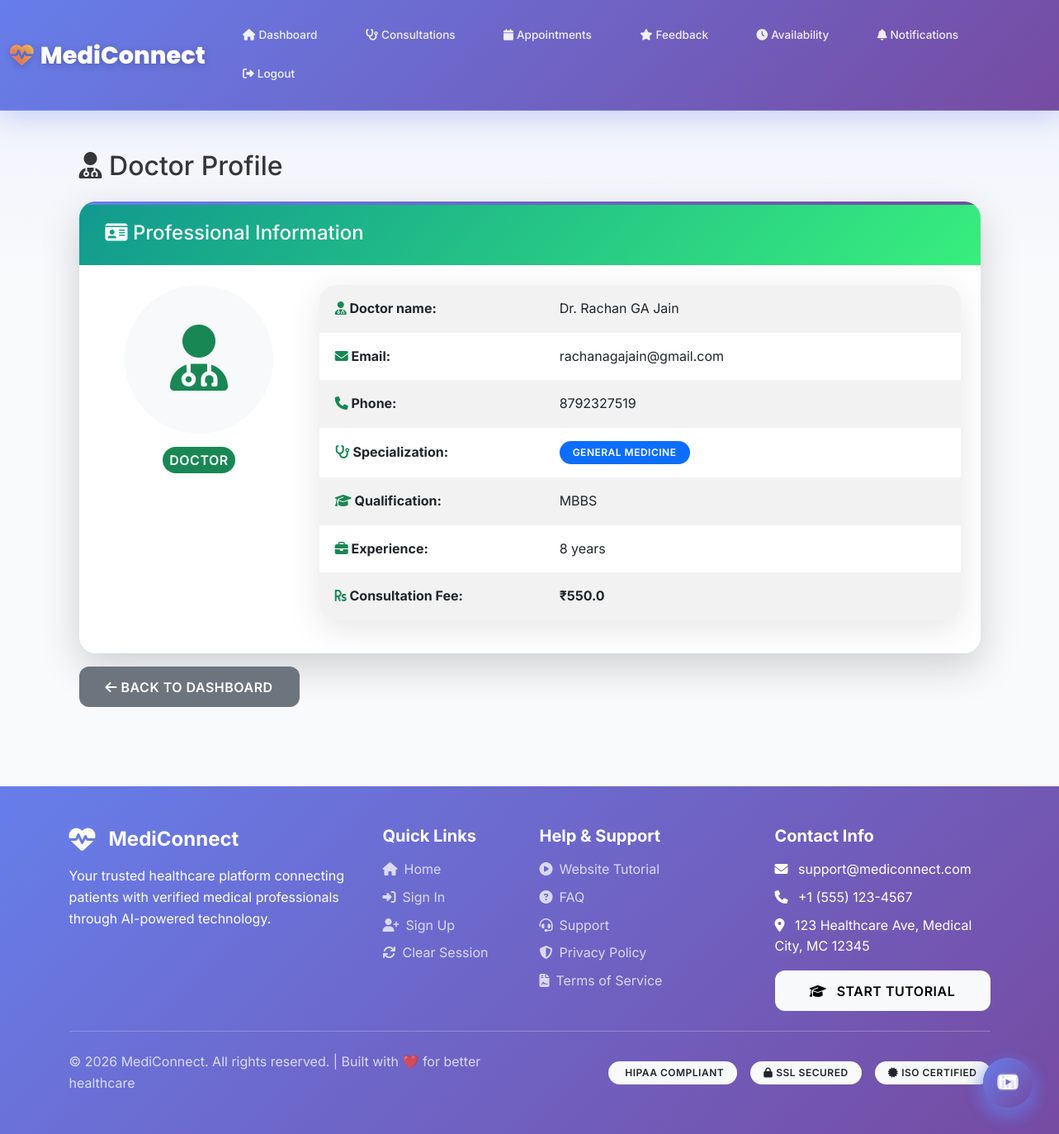
/doctor/profile (signed in), run on the app's committed database.
### tables this page shows
CREATE TABLE users (
        id INTEGER PRIMARY KEY AUTOINCREMENT,
        name TEXT NOT NULL,
        email TEXT UNIQUE NOT NULL,
        password TEXT NOT NULL,
        role TEXT NOT NULL,
        phone TEXT,
        address TEXT,
        age INTEGER,
        gender TEXT,
        created_at TIMESTAMP DEFAULT CURRENT_TIMESTAMP
    , account_status VARCHAR(20) DEFAULT 'active');

CREATE TABLE doctors (
        id INTEGER PRIMARY KEY AUTOINCREMENT,
        user_id INTEGER,
        specialization TEXT,
        qualification TEXT,
        experience INTEGER,
        consultation_fee REAL,
        available BOOLEAN DEFAULT 1, verification_id TEXT, verification_status TEXT DEFAULT 'Pending', degree_certificate_path VARCHAR(500), council_registration_path VARCHAR(500), documents_uploaded BOOLEAN DEFAULT 0, verification_notes TEXT,
        FOREIGN KEY (user_id) REFERENCES users(id)
    );

### app.py (the view)
@app.route('/doctor/profile')
@login_required
@role_required('doctor')
def doctor_profile():
    conn = get_db()
    user = conn.execute('SELECT * FROM users WHERE id = ?', (session['user_id'],)).fetchone()
    doctor = conn.execute('SELECT * FROM doctors WHERE user_id = ?', (session['user_id'],)).fetchone()
    conn.close()
    return render_template('doctor_profile.html', user=user, doctor=doctor)

### app.py (called while the page is built)
def get_db():
    conn = sqlite3.connect('medical.db')
    conn.row_factory = sqlite3.Row
    return conn

def login_required(f):
    @wraps(f)
    def decorated_function(*args, **kwargs):
        if 'user_id' not in session:
            flash('Please login first', 'warning')
            return redirect(url_for('signin_as'))
        if 'last_activity' in session:
            last_activity = datetime.fromisoformat(session['last_activity'])
            if datetime.now() - last_activity > timedelta(minutes=30):
                session.clear()
                flash('Session expired due to inactivity. Please login again.', 'warning')
                return redirect(url_for('signin_as'))
        session['last_activity'] = datetime.now().isoformat()
        session.permanent = True
        return f(*args, **kwargs)
    return decorated_function

def role_required(role):
    def decorator(f):
        @wraps(f)
        def decorated_function(*args, **kwargs):
            if 'role' not in session or session['role'] != role:
                flash('Access denied', 'danger')
                return redirect(url_for('signin_as'))
            return f(*args, **kwargs)
        return decorated_function
    return decorator

### templates/doctor_profile.html (shortened to what this page needs)
{% extends "base_clean.html" %}
{% block content %}
<div class="container">
    <h2 class="mb-4" style="color: #333;">
        <i class="fas fa-user-md"></i> Doctor Profile
    </h2>
    <div class="card shadow-lg">
        <div class="card-header" style="background: linear-gradient(135deg, #11998e 0%, #38ef7d 100%); color: white;">
            <h4 class="mb-0"><i class="fas fa-id-card"></i> Professional Information</h4>
        </div>
        <div class="card-body p-4">
            <div class="row">
                <div class="col-md-3 text-center mb-4">
                    <div class="bg-light rounded-circle p-5 d-inline-block mb-3" style="width: 180px; height: 180px; display: flex; align-items: center; justify-content: center;">
                        <i class="fas fa-user-md fa-5x text-success"></i>
                    </div>
                    <h5 class="badge bg-success p-2" style="font-size: 16px;">Doctor</h5>
                </div>
                <div class="col-md-9">
                    <table class="table table-borderless table-striped">
                        <tbody>
                            <tr>
                                <td width="35%" class="fw-bold"><i class="fas fa-user-md text-success"></i> Doctor name:</td>
                                <td>Dr. {{ user.name }}</td>
                            </tr>
                            <tr>
                                <td class="fw-bold"><i class="fas fa-envelope text-success"></i> Email:</td>
                                <td>{{ user.email }}</td>
                            </tr>
                            <tr>
                                <td class="fw-bold"><i class="fas fa-phone text-success"></i> Phone:</td>
                                <td>{{ user.phone }}</td>
                            </tr>
                            <tr>
                                <td class="fw-bold"><i class="fas fa-stethoscope text-success"></i> Specialization:</td>
                                <td><span class="badge bg-primary">{{ doctor.specialization }}</span></td>
                            </tr>
                            <tr>
                                <td class="fw-bold"><i class="fas fa-graduation-cap text-success"></i> Qualification:</td>
                                <td>{{ doctor.qualification }}</td>
                            </tr>
                            <tr>
                                <td class="fw-bold"><i class="fas fa-briefcase text-success"></i> Experience:</td>
                                <td>{{ doctor.experience }} years</td>
                            </tr>
                            <tr>
                                <td class="fw-bold"><i class="fas fa-rupee-sign text-success"></i> Consultation Fee:</td>
                                <td><strong>₹{{ doctor.consultation_fee }}</strong></td>
                            </tr>
                        </tbody>
                    </table>
                </div>
            </div>
        </div>
    </div>
    <div class="mt-3">
        <a href="{{ url_for('doctor_dashboard') }}" class="btn btn-secondary">
            <i class="fas fa-arrow-left"></i> Back to Dashboard
        </a>
    </div>
</div>
{% endblock %}

### templates/base_clean.html (style rules this page uses)
:root { --primary-gradient: linear-gradient(135deg, #667eea 0%, #764ba2 100%); --secondary-gradient: linear-gradient(135deg, #f093fb 0%, #f5576c 100%); --success-gradient: linear-gradient(135deg, #4facfe 0%, #00f2fe 100%); --warning-gradient: linear-gradient(135deg, #43e97b 0%, #38f9d7 100%); --danger-gradient: linear-gradient(135deg, #fa709a 0%, #fee140 100%); --dark-gradient: linear-gradient(135deg, #2c3e50 0%, #34495e 100%); --light-bg: #f8fafc; --card-shadow: 0 10px 40px rgba(0, 0, 0, 0.1); --card-shadow-hover: 0 20px 60px rgba(0, 0, 0, 0.15); --border-radius: 20px; --transition: all 0.4s cubic-bezier(0.4, 0, 0.2, 1); }
* { margin: 0; padding: 0; box-sizing: border-box; }
body { font-family: 'Inter', -apple-system, BlinkMacSystemFont, 'Segoe UI', sans-serif; background: var(--light-bg); color: #2d3748; line-height: 1.6; overflow-x: hidden; }
.card { border: none; border-radius: var(--border-radius); box-shadow: var(--card-shadow); transition: var(--transition); background: white; overflow: hidden; position: relative; }
.card::before { content: ''; position: absolute; top: 0; left: 0; right: 0; height: 4px; background: var(--primary-gradient); }
.card-header { background: var(--primary-gradient); color: white; border: none; padding: 1.5rem 2rem; font-weight: 600; font-size: 1.1rem; }
.card-body { padding: 2rem; }
.btn { border-radius: 12px; padding: 0.8rem 2rem; font-weight: 600; text-transform: uppercase; letter-spacing: 0.5px; transition: var(--transition); border: none; position: relative; overflow: hidden; }
.btn::before { content: ''; position: absolute; top: 50%; left: 50%; width: 0; height: 0; background: rgba(255, 255, 255, 0.3); border-radius: 50%; transform: translate(-50%, -50%); transition: width 0.6s, height 0.6s; }
.table { border-radius: var(--border-radius); overflow: hidden; box-shadow: var(--card-shadow); background: white; table-layout: fixed !important; width: 100% !important; }
.table tbody td { padding: 1rem 1.2rem; border-color: #f1f5f9; vertical-align: middle; word-wrap: break-word !important; overflow: hidden !important; text-overflow: ellipsis !important; }
.card-body { position: relative !important; z-index: 1 !important; }
.badge { padding: 0.5rem 1rem; border-radius: 20px; font-weight: 600; text-transform: uppercase; letter-spacing: 0.5px; }
html { scroll-behavior: smooth; }
body { animation: pageFadeIn .35s ease; }
.card, .stat-card, .panel, .ac { transition: transform .22s ease, box-shadow .22s ease !important; }

### data on the page
users: name "Rachan GA Jain", email "rachanagajain@gmail.com", phone "8792327519"
doctors: specialization "GENERAL MEDICINE", qualification "MBBS", experience "8", consultation_fee "550.0"
